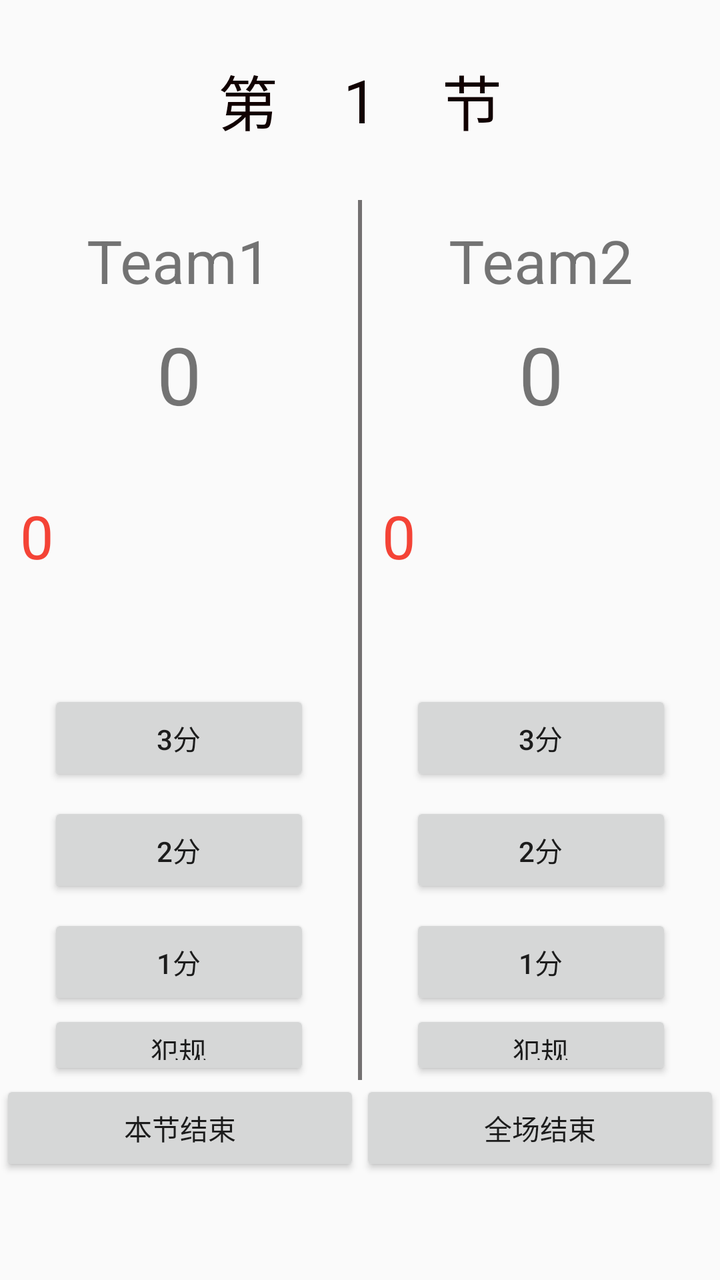
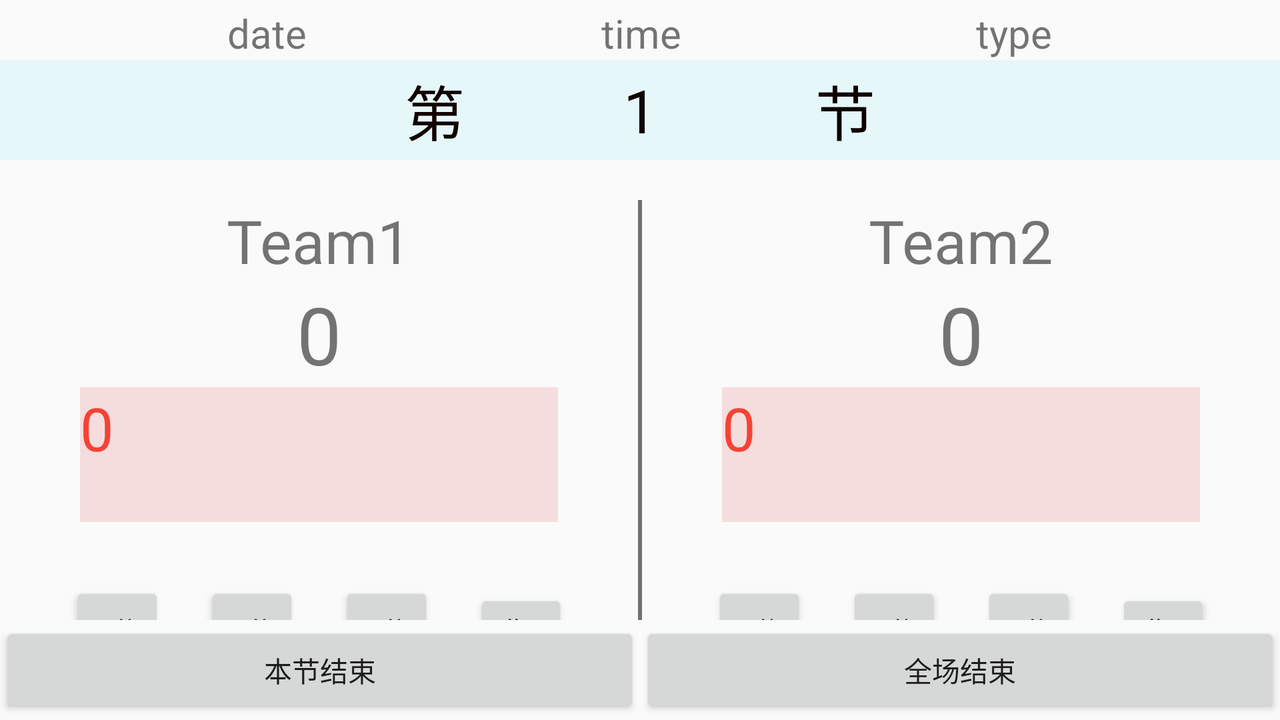

An Android layout and its configuration variant, each rendered on a device that would load it. The default file and the variant file are quoted in full after the pictures.
<!-- AndroidManifest.xml: application theme Theme.FinalProject -->
<!-- res/layout/activity_game_counter.xml -->
<?xml version="1.0" encoding="utf-8"?>
<androidx.constraintlayout.widget.ConstraintLayout xmlns:android="http://schemas.android.com/apk/res/android"
    xmlns:app="http://schemas.android.com/apk/res-auto"
    xmlns:tools="http://schemas.android.com/tools"
    android:layout_width="match_parent"
    android:layout_height="match_parent"
    tools:context=".GameCounter">

    <LinearLayout
        android:id="@+id/linearLayout3"
        android:layout_width="match_parent"
        android:layout_height="100sp"
        app:layout_constraintBottom_toTopOf="@+id/linearLayout2"
        app:layout_constraintEnd_toEndOf="parent"
        app:layout_constraintStart_toStartOf="parent"
        app:layout_constraintTop_toTopOf="parent">

        <TextView
            android:layout_width="74dp"
            android:layout_height="match_parent"
            android:layout_weight="1"
            android:gravity="right|center"
            android:text="第"
            android:textColor="#110101"
            android:textSize="30dp">


        </TextView>

        <TextView
            android:id="@+id/cur_section"
            android:layout_width="wrap_content"
            android:layout_height="match_parent"
            android:layout_weight="1"
            android:gravity="center"
            android:text="1"
            android:textColor="#110101"
            android:textSize="30dp">

        </TextView>
        <TextView
            android:layout_width="74dp"
            android:layout_height="match_parent"
            android:layout_weight="1"
            android:gravity="left|center"
            android:text="节"
            android:textColor="#110101"
            android:textSize="30dp">


        </TextView>



    </LinearLayout>

    <LinearLayout
        android:id="@+id/linearLayout2"
        android:layout_width="match_parent"
        android:layout_height="match_parent"
        android:layout_marginTop="100dp"
        android:layout_marginBottom="100dp"
        android:orientation="horizontal"
        app:layout_constraintBottom_toBottomOf="parent"
        app:layout_constraintEnd_toEndOf="parent"
        app:layout_constraintTop_toTopOf="parent">

        <LinearLayout
            android:layout_width="0dp"
            android:layout_height="match_parent"
            android:layout_weight="1"
            android:orientation="vertical">


            <TextView
                android:id="@+id/TeamA_name"
                android:layout_width="match_parent"
                android:layout_height="wrap_content"
                android:layout_margin="10dp"
                android:gravity="center"
                android:text="Team1"
                android:textSize="30sp" />

            <TextView
                android:id="@+id/scoreA"
                android:layout_width="match_parent"
                android:layout_height="wrap_content"
                android:layout_marginBottom="24dp"
                android:gravity="center"
                android:text="0"
                android:textSize="40sp" />

            <TextView
                android:id="@+id/foul_num_A"
                android:layout_width="match_parent"
                android:layout_height="wrap_content"
                android:layout_margin="10dp"
                android:gravity="left"
                android:text="0"
                android:textColor="#F44336"
                android:textSize="30sp" />

            <TextView
                android:id="@+id/A_full_foul"
                android:layout_width="match_parent"
                android:layout_height="wrap_content"
                android:layout_margin="10dp"
                android:gravity="left"
                android:text=""
                android:textColor="#F44336"
                android:textSize="20sp" />

            <Button
                android:id="@+id/threeA"
                android:layout_width="match_parent"
                android:layout_height="wrap_content"
                android:layout_marginHorizontal="24dp"
                android:layout_marginBottom="8dp"
                android:onClick="click"
                android:text="@string/three_point" />

            <Button
                android:id="@+id/twoA"
                android:layout_width="match_parent"
                android:layout_height="wrap_content"
                android:layout_marginHorizontal="24dp"
                android:layout_marginBottom="8dp"
                android:onClick="click"
                android:text="@string/two_point" />

            <Button
                android:id="@+id/oneA"
                android:layout_width="match_parent"
                android:layout_height="wrap_content"
                android:layout_marginHorizontal="24dp"
                android:onClick="click"
                android:text="@string/one_point" />

            <Button
                android:id="@+id/foulA"
                android:layout_width="match_parent"
                android:layout_height="wrap_content"
                android:layout_marginHorizontal="24dp"
                android:onClick="click"
                android:text="@string/foul" />

        </LinearLayout>

        <View
            android:layout_width="2dip"
            android:layout_height="match_parent"
            android:layout_gravity="center_horizontal"
            android:background="#737071" />

        <LinearLayout
            android:layout_width="0dp"
            android:layout_height="match_parent"
            android:layout_weight="1"
            android:orientation="vertical">


            <TextView
                android:id="@+id/TeamB_name"
                android:layout_width="match_parent"
                android:layout_height="wrap_content"
                android:layout_margin="10dp"
                android:gravity="center"
                android:text="Team2"
                android:textSize="30sp" />

            <TextView
                android:id="@+id/scoreB"
                android:layout_width="match_parent"
                android:layout_height="wrap_content"
                android:layout_marginBottom="24dp"
                android:gravity="center"
                android:text="0"
                android:textSize="40sp" />

            <TextView
                android:id="@+id/foul_num_B"
                android:layout_width="match_parent"
                android:layout_height="wrap_content"
                android:layout_margin="10dp"
                android:gravity="left"

                android:text="0"
                android:textColor="#F44336"
                android:textSize="30sp" />

            <TextView
                android:id="@+id/B_full_foul"
                android:layout_width="match_parent"
                android:layout_height="wrap_content"
                android:layout_margin="10dp"
                android:gravity="left"
                android:text=""
                android:textColor="#F44336"
                android:textSize="20sp" />

            <Button
                android:id="@+id/threeB"
                android:layout_width="match_parent"
                android:layout_height="wrap_content"
                android:layout_marginHorizontal="24dp"
                android:layout_marginBottom="8dp"
                android:onClick="click"
                android:text="@string/three_point" />

            <Button
                android:id="@+id/twoB"
                android:layout_width="match_parent"
                android:layout_height="wrap_content"
                android:layout_marginHorizontal="24dp"
                android:layout_marginBottom="8dp"
                android:onClick="click"
                android:text="@string/two_point" />

            <Button
                android:id="@+id/oneB"
                android:layout_width="match_parent"
                android:layout_height="wrap_content"
                android:layout_marginHorizontal="24dp"
                android:onClick="click"
                android:text="@string/one_point" />

            <Button
                android:id="@+id/foulB"
                android:layout_width="match_parent"
                android:layout_height="wrap_content"
                android:layout_marginHorizontal="24dp"
                android:onClick="click"
                android:text="@string/foul" />

        </LinearLayout>

    </LinearLayout>

    <LinearLayout
        android:layout_width="match_parent"
        android:layout_height="100sp"
        android:orientation="horizontal"
        app:layout_constraintBottom_toBottomOf="parent"
        app:layout_constraintEnd_toEndOf="parent"
        app:layout_constraintStart_toStartOf="parent"
        app:layout_constraintTop_toBottomOf="@+id/linearLayout2">

        <Button
            android:id="@+id/section_end"
            android:layout_width="wrap_content"
            android:layout_height="wrap_content"
            android:layout_weight="1"
            android:text="本节结束"
            android:onClick="save_sec_Data"
            />

        <Button
            android:id="@+id/game_end"
            android:layout_width="wrap_content"
            android:layout_height="wrap_content"
            android:layout_weight="1"
            android:text="全场结束"
            android:onClick="saveData"
            />
    </LinearLayout>


</androidx.constraintlayout.widget.ConstraintLayout>
<!-- resources referenced by this layout -->
<resources>
  <string name="foul">犯规</string>
  <string name="one_point">1分</string>
  <string name="three_point">3分</string>
  <string name="two_point">2分</string>
  <style name="Theme.FinalProject" parent="Theme.MaterialComponents.Light.NoActionBar.Bridge">
          
          <item name="colorPrimary">@color/purple_500</item>
          <item name="colorPrimaryVariant">@color/purple_700</item>
          <item name="colorOnPrimary">@color/white</item>
          
          <item name="colorSecondary">@color/teal_200</item>
          <item name="colorSecondaryVariant">@color/teal_700</item>
          <item name="colorOnSecondary">@color/black</item>
          
          <item name="android:statusBarColor">?attr/colorPrimaryVariant</item>
          
      </style>
</resources>
<!-- res/layout-land/activity_game_counter.xml (the repository's variant of the layout above) -->
<!-- drawn on the phone turned sideways -->
<?xml version="1.0" encoding="utf-8"?>
<androidx.constraintlayout.widget.ConstraintLayout xmlns:android="http://schemas.android.com/apk/res/android"
    xmlns:app="http://schemas.android.com/apk/res-auto"
    xmlns:tools="http://schemas.android.com/tools"
    android:layout_width="match_parent"
    android:layout_height="match_parent"
    tools:context=".GameCounter">

    <LinearLayout
        android:layout_width="match_parent"
        android:layout_height="30dp"
        android:orientation="horizontal"
        android:layout_marginHorizontal="40sp"
        app:layout_constraintBottom_toTopOf="@+id/linearLayout3"
        app:layout_constraintEnd_toEndOf="parent"
        app:layout_constraintStart_toStartOf="parent"
        app:layout_constraintTop_toTopOf="parent">

        <TextView
            android:id="@+id/date"
            android:layout_width="wrap_content"
            android:layout_height="match_parent"
            android:layout_weight="1"
            android:gravity="center|bottom"
            android:text="date"
            android:textSize="20sp" />

        <TextView
            android:id="@+id/time"
            android:layout_width="wrap_content"
            android:layout_height="wrap_content"
            android:layout_weight="1"
            android:gravity="center|bottom"
            android:textSize="20sp"
            android:text="time" />

        <TextView
            android:id="@+id/type"
            android:layout_width="wrap_content"
            android:layout_height="wrap_content"
            android:layout_weight="1"
            android:textSize="20sp"
            android:gravity="center|bottom"
            android:text="type" />
    </LinearLayout>

    <LinearLayout
        android:id="@+id/linearLayout3"
        android:layout_width="match_parent"
        android:layout_height="50sp"
        android:layout_marginTop="10dp"
        app:layout_constraintBottom_toTopOf="@+id/linearLayout2"
        app:layout_constraintEnd_toEndOf="parent"
        app:layout_constraintStart_toStartOf="parent"
        app:layout_constraintTop_toTopOf="parent">

        <TextView
            android:layout_width="74dp"
            android:layout_height="match_parent"
            android:layout_weight="1"
            android:background="#E5F7F9"
            android:gravity="right|center"
            android:text="第"
            android:textColor="#110101"
            android:textSize="30dp">


        </TextView>

        <TextView
            android:id="@+id/cur_section"
            android:layout_width="wrap_content"
            android:layout_height="match_parent"
            android:layout_weight="1"
            android:background="#E5F7F9"
            android:gravity="center"
            android:text="1"
            android:textColor="#110101"
            android:textSize="30dp">

        </TextView>

        <TextView
            android:layout_width="74dp"
            android:layout_height="match_parent"
            android:layout_weight="1"
            android:background="#E5F7F9"
            android:gravity="left|center"
            android:text="节"
            android:textColor="#110101"
            android:textSize="30dp">


        </TextView>


    </LinearLayout>

    <LinearLayout
        android:id="@+id/linearLayout2"
        android:layout_width="match_parent"
        android:layout_height="match_parent"
        android:layout_marginTop="100dp"
        android:layout_marginBottom="50dp"
        android:orientation="horizontal"
        app:layout_constraintBottom_toBottomOf="parent"
        app:layout_constraintEnd_toEndOf="parent"
        app:layout_constraintTop_toTopOf="parent">

        <LinearLayout
            android:layout_width="0dp"
            android:layout_height="match_parent"
            android:layout_weight="1"
            android:orientation="vertical">


            <TextView
                android:id="@+id/TeamA_name"
                android:layout_width="match_parent"
                android:layout_height="wrap_content"
                android:gravity="center"
                android:text="Team1"
                android:textSize="30sp" />

            <TextView
                android:id="@+id/scoreA"
                android:layout_width="match_parent"
                android:layout_height="wrap_content"
                android:gravity="center"
                android:text="0"
                android:textSize="40sp" />

            <TextView
                android:id="@+id/foul_num_A"
                android:layout_width="match_parent"
                android:layout_height="wrap_content"
                android:layout_marginHorizontal="40dp"
                android:background="#F5DDDD"
                android:gravity="left"
                android:text="0"
                android:textColor="#F44336"
                android:textSize="30sp" />

            <TextView
                android:id="@+id/A_full_foul"
                android:layout_width="match_parent"
                android:layout_height="wrap_content"
                android:layout_marginHorizontal="40dp"
                android:layout_marginBottom="20dp"
                android:background="#F5DDDD"
                android:gravity="left"
                android:text=""
                android:textColor="#F44336"
                android:textSize="20sp" />

            <LinearLayout
                android:id="@+id/linearLayout6"
                android:layout_width="match_parent"
                android:layout_height="100sp"
                android:layout_marginHorizontal="25sp"
                android:orientation="horizontal"
                android:layout_marginTop="10dp">

            <Button
                android:id="@+id/threeA"
                android:layout_width="match_parent"
                android:layout_height="wrap_content"
                android:layout_weight="1"
                android:layout_marginHorizontal="10sp"
                android:layout_marginBottom="8dp"
                android:onClick="click"
                android:text="@string/three_point" />

            <Button
                android:id="@+id/twoA"
                android:layout_width="match_parent"
                android:layout_height="wrap_content"
                android:layout_weight="1"
                android:layout_marginHorizontal="10sp"
                android:layout_marginBottom="8dp"
                android:onClick="click"
                android:text="@string/two_point" />

            <Button
                android:id="@+id/oneA"
                android:layout_width="match_parent"
                android:layout_height="wrap_content"
                android:layout_weight="1"
                android:layout_marginHorizontal="10sp"
                android:onClick="click"
                android:text="@string/one_point" />

            <Button
                android:id="@+id/foulA"
                android:layout_width="match_parent"
                android:layout_height="wrap_content"
                android:layout_weight="1"
                android:layout_marginHorizontal="10sp"
                android:onClick="click"
                android:text="@string/foul" />
            </LinearLayout>

        </LinearLayout>

        <View
            android:layout_width="2dip"
            android:layout_height="match_parent"
            android:layout_gravity="center_horizontal"
            android:background="#737071" />

        <LinearLayout
            android:layout_width="0dp"
            android:layout_height="match_parent"
            android:layout_weight="1"
            android:orientation="vertical">


            <TextView
                android:id="@+id/TeamB_name"
                android:layout_width="match_parent"
                android:layout_height="wrap_content"
                android:gravity="center"
                android:text="Team2"
                android:textSize="30sp" />

            <TextView
                android:id="@+id/scoreB"
                android:layout_width="match_parent"
                android:layout_height="wrap_content"
                android:gravity="center"
                android:text="0"
                android:textSize="40sp" />

            <TextView
                android:id="@+id/foul_num_B"
                android:layout_width="match_parent"
                android:layout_height="wrap_content"
                android:layout_marginHorizontal="40dp"
                android:background="#F5DDDD"
                android:gravity="left"
                android:text="0"
                android:textColor="#F44336"
                android:textSize="30sp" />

            <TextView
                android:id="@+id/B_full_foul"
                android:layout_width="match_parent"
                android:layout_height="wrap_content"
                android:layout_marginHorizontal="40dp"
                android:layout_marginBottom="20dp"
                android:background="#F5DDDD"
                android:gravity="left"
                android:text=""
                android:textColor="#F44336"
                android:textSize="20sp" />

            <LinearLayout
                android:id="@+id/linearLayout7"
                android:layout_width="match_parent"
                android:layout_height="100sp"
                android:layout_marginHorizontal="25sp"
                android:orientation="horizontal"
                android:layout_marginTop="10dp">

                <Button
                    android:id="@+id/threeB"
                    android:layout_width="match_parent"
                    android:layout_height="wrap_content"
                    android:layout_weight="1"
                    android:layout_marginHorizontal="10sp"
                    android:layout_marginBottom="8dp"
                    android:onClick="click"
                    android:text="@string/three_point" />

                <Button
                    android:id="@+id/twoB"
                    android:layout_width="match_parent"
                    android:layout_height="wrap_content"
                    android:layout_weight="1"
                    android:layout_marginHorizontal="10sp"
                    android:layout_marginBottom="8dp"
                    android:onClick="click"
                    android:text="@string/two_point" />

                <Button
                    android:id="@+id/oneB"
                    android:layout_width="match_parent"
                    android:layout_height="wrap_content"
                    android:layout_weight="1"
                    android:layout_marginHorizontal="10sp"
                    android:onClick="click"
                    android:text="@string/one_point" />

                <Button
                    android:id="@+id/foulB"
                    android:layout_width="match_parent"
                    android:layout_height="wrap_content"
                    android:layout_weight="1"
                    android:layout_marginHorizontal="10sp"
                    android:onClick="click"
                    android:text="@string/foul" />
            </LinearLayout>


        </LinearLayout>

    </LinearLayout>

    <LinearLayout
        android:id="@+id/linearLayout"
        android:layout_width="match_parent"
        android:layout_height="wrap_content"
        android:orientation="horizontal"
        app:layout_constraintBottom_toBottomOf="parent"
        app:layout_constraintEnd_toEndOf="parent"
        app:layout_constraintStart_toStartOf="parent"
        app:layout_constraintTop_toBottomOf="@+id/linearLayout2">

        <Button
            android:id="@+id/section_end"
            android:layout_width="wrap_content"
            android:layout_height="wrap_content"
            android:layout_weight="1"
            android:onClick="save_sec_Data"
            android:text="本节结束" />

        <Button
            android:id="@+id/game_end"
            android:layout_width="wrap_content"
            android:layout_height="wrap_content"
            android:layout_weight="1"
            android:onClick="saveData"
            android:text="全场结束" />
    </LinearLayout>


</androidx.constraintlayout.widget.ConstraintLayout>
